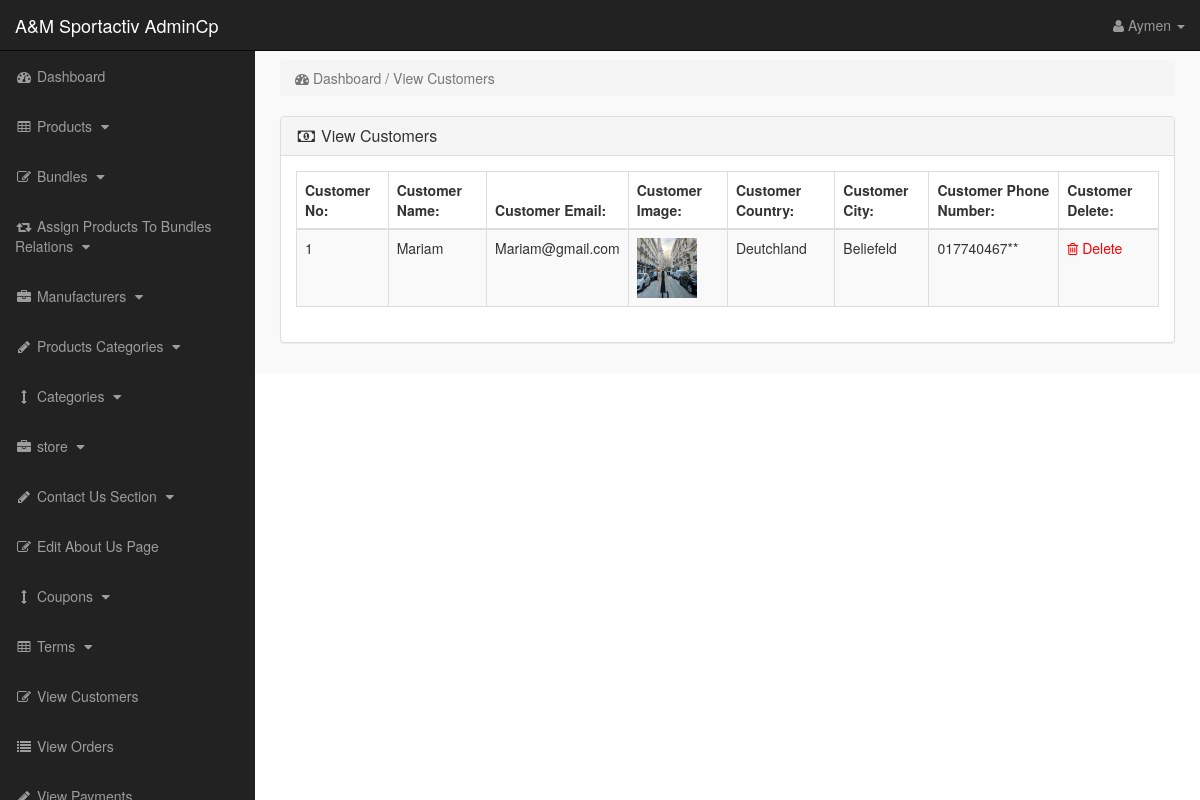
The app's page /admin_area/index.php?view_customers (signed in) with its own data.
### tables this page shows
CREATE TABLE IF NOT EXISTS `customers` (
  `customer_id` int(11) NOT NULL AUTO_INCREMENT,
  `customer_name` varchar(255) NOT NULL,
  `customer_email` varchar(255) NOT NULL,
  `customer_pass` varchar(255) NOT NULL,
  `customer_country` text NOT NULL,
  `customer_city` text NOT NULL,
  `customer_contact` varchar(255) NOT NULL,
  `customer_address` text NOT NULL,
  `customer_image` text,
  `customer_ip` varchar(255) NOT NULL,
  `customer_confirm_code` text NOT NULL,
  PRIMARY KEY (`customer_id`) USING BTREE
);

### admin_area/view_customers.php (the view)
<?php
if(!isset($_SESSION['admin_email'])){
echo "<script>window.open('login.php','_self')</script>";
}
else {
?>
<div class="row">
<div class="col-lg-12">
<ol class="breadcrumb">
<li class="active">
<i class="fa fa-dashboard"></i> Dashboard / View Customers
</li>
</ol>
</div>
</div>
<div class="row">
<div class="col-lg-12">
<div class="panel panel-default">
<div class="panel-heading">
<h3 class="panel-title">
<i class="fa fa-money fa-fw"></i> View Customers
</h3>
</div>
<div class="panel-body" >
<div class="table-responsive" >
<table class="table table-bordered table-hover table-striped" >
<thead>
<tr>
<th>Customer No:</th>
<th>Customer Name:</th>
<th>Customer Email:</th>
<th>Customer Image:</th>
<th>Customer Country:</th>
<th>Customer City:</th>
<th>Customer Phone Number:</th>
<th>Customer Delete:</th>
</tr>
</thead>
<tbody>
<?php
$i=0;
$get_c = "select * from customers";
$run_c = mysqli_query($con,$get_c);
while($row_c=mysqli_fetch_array($run_c)){
$c_id = $row_c['customer_id'];
$c_name = $row_c['customer_name'];
$c_email = $row_c['customer_email'];
$c_image = $row_c['customer_image'];
$c_country = $row_c['customer_country'];
$c_city = $row_c['customer_city'];
$c_contact = $row_c['customer_contact'];
$i++;
?>
<tr>
<td><?php echo $i; ?></td>
<td><?php echo $c_name; ?></td>
<td><?php echo $c_email; ?></td>
<td><img src="../customer/customer_images/<?php echo $c_image; ?>" width="60" height="60" ></td>
<td><?php echo $c_country; ?></td>
<td><?php echo $c_city; ?></td>
<td><?php echo $c_contact; ?></td>
<td>
<a href="index.php?customer_delete=<?php echo $c_id; ?>" >
<i class="fa fa-trash-o" ></i> Delete
</a>
</td>
</tr>
<?php } ?>
</tbody>
</table>
</div>
</div>
</div>
</div>
</div>
<?php } ?>

### admin_area/includes/sidebar.php (shortened to what this page needs)
<?php
if(!isset($_SESSION['admin_email'])){
echo "<script>window.open('login.php','_self')</script>";
}
else {
?>
<nav class="navbar navbar-inverse navbar-fixed-top" >
<div class="navbar-header" >
<a class="navbar-brand" href="index.php?dashboard" >A&M Sportactiv AdminCp </a>
</div>
<ul class="nav navbar-right top-nav" >
<li class="dropdown" >
<a href="#" class="dropdown-toggle" data-toggle="dropdown" >
<i class="fa fa-user" ></i>
<?php echo $admin_name; ?> <b class="caret" ></b>
</a>
</li>
</ul>
<div class="collapse navbar-collapse navbar-ex1-collapse">
<ul class="nav navbar-nav side-nav">
<li>
<a href="index.php?dashboard">
<i class="fa fa-fw fa-dashboard"></i> Dashboard
</a>
</li>
<li>
<a href="#" data-toggle="collapse" data-target="#products">
<i class="fa fa-fw fa-table"></i> Products
<i class="fa fa-fw fa-caret-down"></i>
</a>
</li>
<li>
<a href="#" data-toggle="collapse" data-target="#bundles">
<i class="fa fa-fw fa-edit"></i> Bundles
<i class="fa fa-fw fa-caret-down"></i>
</a>
</li>
<li>
<a href="#" data-toggle="collapse" data-target="#relations">
<i class="fa fa-fw fa-retweet"></i> Assign Products To Bundles Relations
<i class="fa fa-fw fa-caret-down"></i>
</a>
</li>
<li>
<a href="#" data-toggle="collapse" data-target="#manufacturers">
<i class="fa fa-fw fa-briefcase"></i> Manufacturers
<i class="fa fa-fw fa-caret-down"></i>
</a>
</li>
<li>
<a href="#" data-toggle="collapse" data-target="#p_cat">
<i class="fa fa-fw fa-pencil"></i> Products Categories
<i class="fa fa-fw fa-caret-down"></i>
</a>
</li>
<li>
<a href="#" data-toggle="collapse" data-target="#cat">
<i class="fa fa-fw fa-arrows-v"></i> Categories
<i class="fa fa-fw fa-caret-down"></i>
</a>
</li>
<li>
<a href="#" data-toggle="collapse" data-target="#store">
<i class="fa fa-fw fa-briefcase"></i> store
<i class="fa fa-fw fa-caret-down"></i>
</a>
</li>
<li>
<a href="#" data-toggle="collapse" data-target="#contact_us">
<i class="fa fa-fw fa-pencil"> </i> Contact Us Section
<i class="fa fa-fw fa-caret-down"></i>
</a>
</li>
<li>
<a href="index.php?edit_about_us">
<i class="fa fa-fw fa-edit"></i> Edit About Us Page
</a>
</li>
<li>
<a href="#" data-toggle="collapse" data-target="#coupons">
<i class="fa fa-fw fa-arrows-v"></i> Coupons
<i class="fa fa-fw fa-caret-down"></i>
</a>
</li>
<li>
<a href="#" data-toggle="collapse" data-target="#terms" >
<i class="fa fa-fw fa-table"></i> Terms
<i class="fa fa-fw fa-caret-down"></i>
</a>
</li>
<li>
<a href="index.php?view_customers">
<i class="fa fa-fw fa-edit"></i> View Customers
</a>
</li>
<li>
<a href="index.php?view_orders">
<i class="fa fa-fw fa-list"></i> View Orders
</a>
</li>
<li>
<a href="index.php?view_payments">
<i class="fa fa-fw fa-pencil"></i> View Payments
</a>
</li>
</ul>
</div>
</nav>
<?php } ?>

### admin_area/css/style.css (style rules this page uses)
body { margin-top:100px; }
@media (min-width: 768px) { body { margin-top:50px; } }
.top-nav { padding:0 15px; }
.top-nav>li { display:inline-block; float:left; }
.top-nav>li>a { padding-top:15px; padding-bottom:15px; line-height:20px; color:#999; }
@media (min-width: 768px) { .side-nav { position:fixed; top:51px; width:255px; border-radius:0; overflow-y:auto; background-color: #222; bottom:0; overflow-x:hidden; padding-bottom:40px; } }
@media (min-width: 768px) { .side-nav>li>a { width:255px; } }
.panel-body { border-radius:5px; }

### records on screen
customers: customer_name "Mariam", customer_email "Mariam@gmail.com", customer_image (picture), customer_country "Deutchland", customer_city "Beliefeld", customer_contact "017740467**"

### other values on screen
$admin_name "Aymen"
